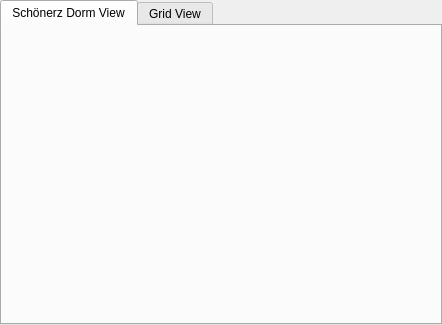
<?xml version="1.0" encoding="UTF-8"?>
<ui version="4.0">
 <class>MatrixEmulator</class>
 <widget class="QWidget" name="MatrixEmulator">
  <property name="geometry">
   <rect>
    <x>0</x>
    <y>0</y>
    <width>442</width>
    <height>325</height>
   </rect>
  </property>
  <property name="windowTitle">
   <string>emu</string>
  </property>
  <layout class="QVBoxLayout" name="verticalLayout">
   <property name="leftMargin">
    <number>0</number>
   </property>
   <property name="topMargin">
    <number>0</number>
   </property>
   <property name="rightMargin">
    <number>0</number>
   </property>
   <property name="bottomMargin">
    <number>0</number>
   </property>
   <item>
    <widget class="QTabWidget" name="tabWidget">
     <property name="currentIndex">
      <number>0</number>
     </property>
     <widget class="SchWidget" name="schWidget">
      <property name="sizePolicy">
       <sizepolicy hsizetype="Minimum" vsizetype="Minimum">
        <horstretch>0</horstretch>
        <verstretch>0</verstretch>
       </sizepolicy>
      </property>
      <attribute name="title">
       <string>Schönerz Dorm View</string>
      </attribute>
     </widget>
     <widget class="GridWidget" name="gridWidget">
      <property name="sizePolicy">
       <sizepolicy hsizetype="Ignored" vsizetype="Ignored">
        <horstretch>0</horstretch>
        <verstretch>0</verstretch>
       </sizepolicy>
      </property>
      <attribute name="title">
       <string>Grid View</string>
      </attribute>
     </widget>
    </widget>
   </item>
  </layout>
 </widget>
 <customwidgets>
  <customwidget>
   <class>SchWidget</class>
   <extends>QWidget</extends>
   <header>src/schwidget.h</header>
   <container>1</container>
  </customwidget>
  <customwidget>
   <class>GridWidget</class>
   <extends>QWidget</extends>
   <header>src/gridwidget.h</header>
   <container>1</container>
  </customwidget>
 </customwidgets>
 <resources/>
 <connections/>
</ui>
